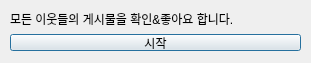
<?xml version="1.0" encoding="UTF-8"?>
<ui version="4.0">
 <class>Dialog</class>
 <widget class="QDialog" name="Dialog">
  <property name="geometry">
   <rect>
    <x>0</x>
    <y>0</y>
    <width>311</width>
    <height>63</height>
   </rect>
  </property>
  <property name="windowTitle">
   <string>Dialog</string>
  </property>
  <widget class="QWidget" name="verticalLayoutWidget">
   <property name="geometry">
    <rect>
     <x>0</x>
     <y>0</y>
     <width>311</width>
     <height>61</height>
    </rect>
   </property>
   <layout class="QVBoxLayout" name="verticalLayout">
    <property name="leftMargin">
     <number>10</number>
    </property>
    <property name="topMargin">
     <number>10</number>
    </property>
    <property name="rightMargin">
     <number>10</number>
    </property>
    <property name="bottomMargin">
     <number>10</number>
    </property>
    <item>
     <widget class="QLabel" name="label">
      <property name="text">
       <string>모든 이웃들의 게시물을 확인&amp;좋아요 합니다.</string>
      </property>
     </widget>
    </item>
    <item>
     <widget class="QPushButton" name="btn_startAndPause">
      <property name="text">
       <string>시작</string>
      </property>
     </widget>
    </item>
   </layout>
  </widget>
 </widget>
 <resources/>
 <connections/>
</ui>
